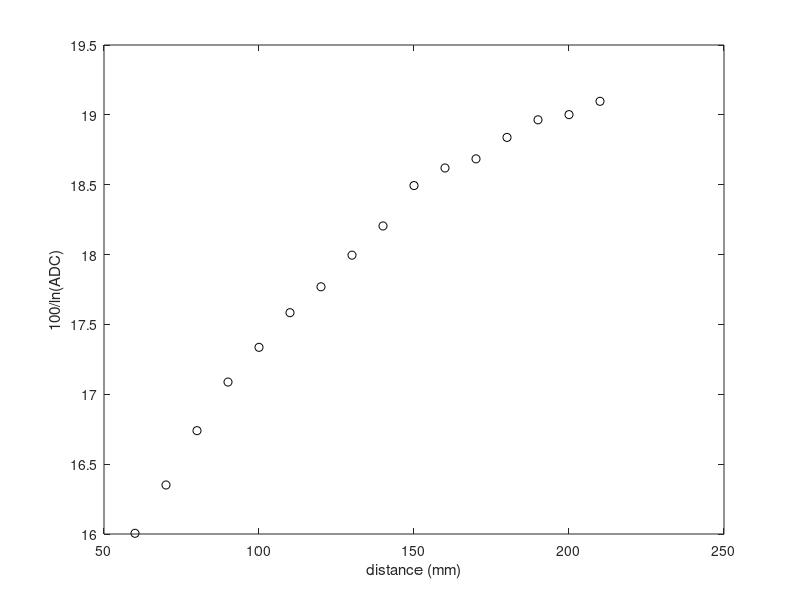

MATLAB code for this plot: (Note: this script raises an error after producing the figure.)

clear all; close all; clc;
y = [
506
570
630
675
703
728
745
764
780
800
808
812
821
828
830
835
];
x = (60:10:210)';

%% plotting
y = 1023-y;
y_1 = 100./log(y);
x_1 = x;
plot(x,y_1,'ko')
xlabel('distance (mm)')
ylabel('100/ln(ADC)')

%% lin reg
[a0,a1,r2] = linreg_template(x_1,y_1);
b= a0;
a= a1;

%%
ADC100 =  y(5);

A = 100*log(ADC100)./log(y);
B = [A , x]
figure(2)
plot(x,A)
grid minor 


